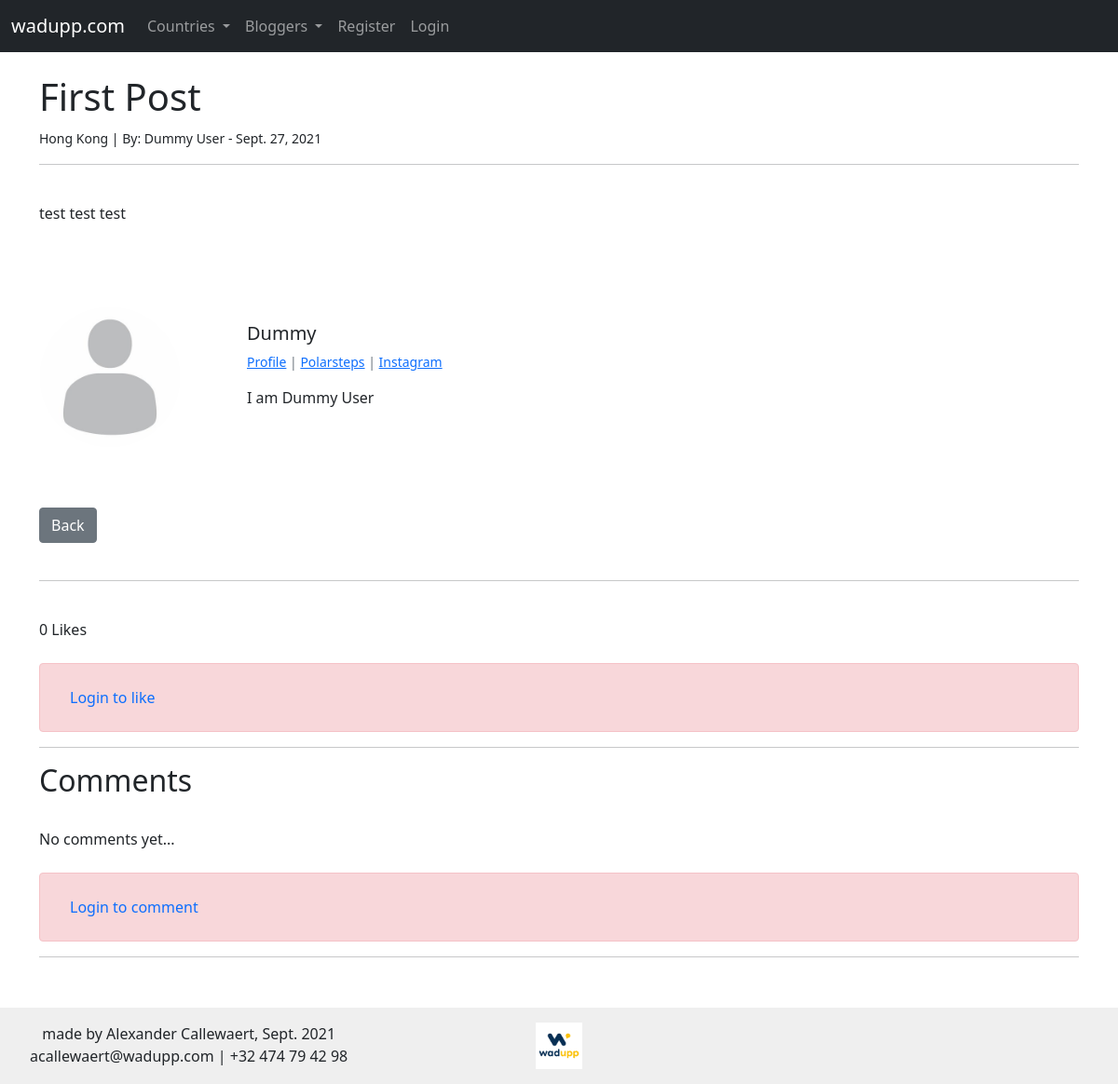
The app's page /article/2, older data.
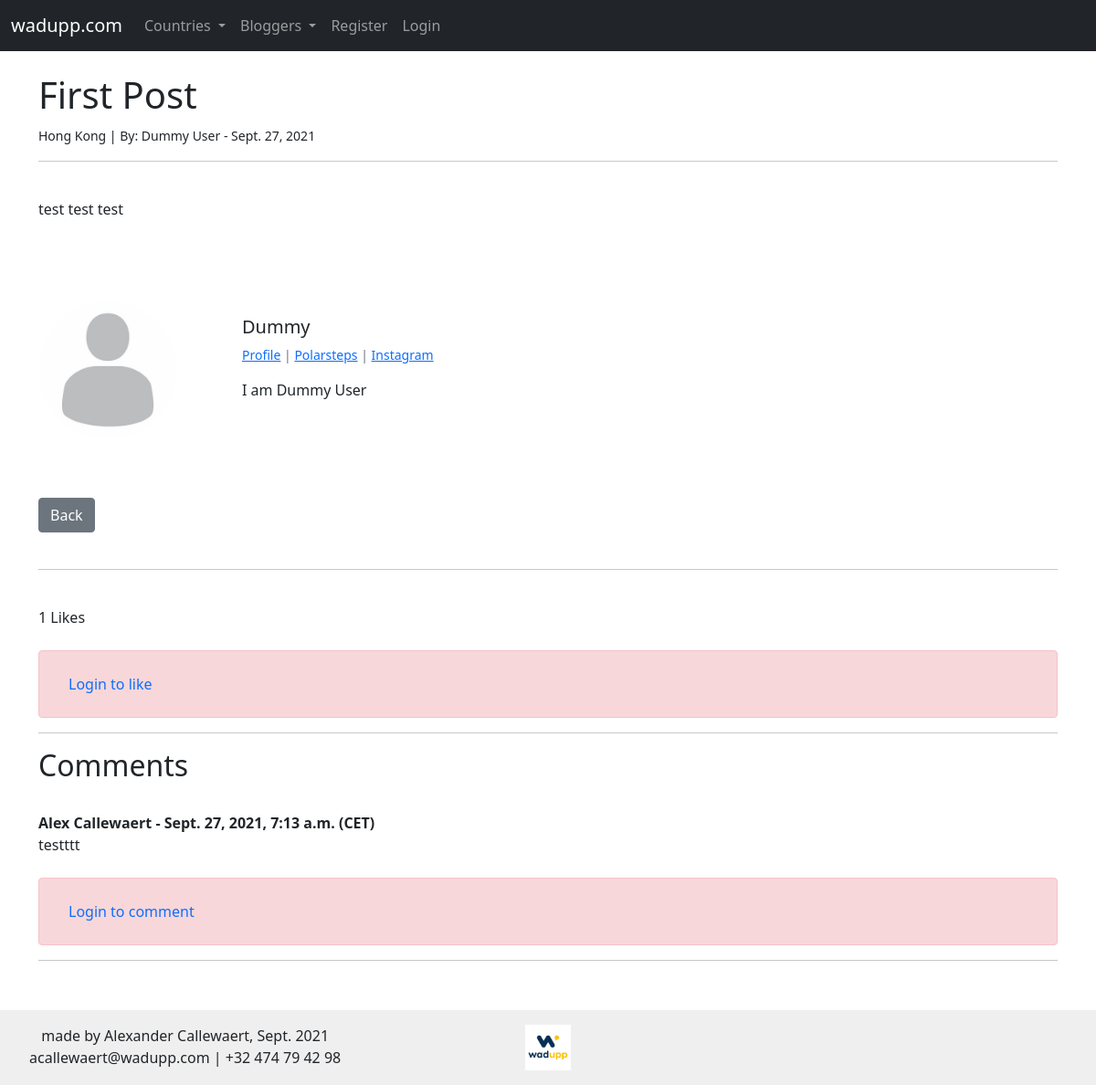
The same page, newer data.
### myblog/models.py (models this page shows, shortened)
class Comment(models.Model):
	post = models.ForeignKey(Post, related_name = "comments", on_delete=models.CASCADE)
	your_name = models.CharField(max_length = 255)
	body = models.TextField()
	date_added = models.DateTimeField(auto_now_add = True)

### myblog/views.py (the view)
# urls.py: path('article/<int:pk>', ArticleDetailView.as_view(), name = "article-detail"),
class ArticleDetailView(DetailView):
	model = Post
	template_name = 'article_details.html'
	def get_context_data(self, *args, **kwargs):
		print('ck')
		cat_menu = Category.objects.all()
		context = super(ArticleDetailView, self).get_context_data(*args, **kwargs)
		stuff = get_object_or_404(Post, id = self.kwargs['pk'])
		total_likes = stuff.total_likes()
		liked = False
		if stuff.likes.filter(id = self.request.user.id).exists():
			liked = True
		context["cat_menu"] = cat_menu
		context["total_likes"] = total_likes
		context["liked"] = liked
		return context

### myblog/models.py (called while the page is built)
	def __str__(self):
		return self.name

	def total_likes(self):
		return self.likes.count()

### myblog/templates/article_details.html (shortened to what this page needs)
{% extends 'base.html' %}
{% load static %}
{% block content %}
	<h1>{{ post.title }}</h1>
	<small>{{ post.category }} |
		By:
		{% if post.author.first_name or post.author.last_name %} {{ post.author.first_name }} {{ post.author.last_name }} {% else %} {{ post.author.username }} {% endif %} -
		{{ post.post_date }}
	</small> <br/>
	<hr>
	<br/>
	{{ post.body | safe }}
	<br/><br/>
<div class="card border-white mb-3" style="max-width: 620px;">
  <div class="row g-0">
    <div class="col-md-4">
		{% if post.author.profile.profile_pic %}
      		<img src="{{ post.author.profile.profile_pic.url }}" width = 150 height = 150 class = "rounded-circle">
  		{% else %}
  			<img src="{% static 'myblog/images/default.png' %}" width = 150 height = 150 class = "rounded-circle">
  		{% endif %}
    </div>
    <div class="col-md-8">
      <div class="card-body">
        <h5 class="card-title">
        	{{ post.author.first_name }}
        </h5>
        <p class="small text-muted">
        	<a href = "{% url 'show_profile_page' post.author.profile.id %}">Profile</a>
        	{% if post.author.profile.polarsteps_url %}
        		| <a href = "{{ post.author.profile.polarsteps_url }}">Polarsteps</a>
    		{% endif %}
        	{% if post.author.profile.instagram_url %}
        		| <a href = "{{ post.author.profile.instagram_url }}">Instagram</a>
    		{% endif %}
        </p>
        <p class="card-text">
        	{{ post.author.profile.bio }}
        </p>
      </div>
    </div>
  </div>
</div>
	<br/><br/>
	<a href = "{% url 'home' %}" class = "btn btn-secondary">Back</a>
	<br/><br/>
	<hr>
	<br/>
	<form action = "{% url 'like_post' post.pk %}" method = "POST">
	{{ total_likes }} Likes
	<br/><br/>
	{% if user.is_authenticated %}
		{% if liked %}
			<button type = "submit", name = "post_id", value = "{{ post.id }}", class = "btn btn-danger btn-sm">Unlike</button>
		{% else %}
			<button type = "submit", name = "post_id", value = "{{ post.id }}", class = "btn btn-primary btn-sm">Like</button>
		{% endif %}
	<br/><br/>
	{% else %}
		<div class="alert alert-danger" role="alert"><a class="nav-link" href="{% url 'login' %}">Login to like</a></div>
	{% endif %}
	</form>
<hr>
<h2>Comments</h2>
<br/>
{% if not post.comments.all %}
	No comments yet...<br/><br/>
	{% if user.is_authenticated %}
		<a href = "{% url 'add_comment' post.pk %}"><button type="button" class="btn btn-outline-primary">Add Comment</button></a>
	{% else %}
		<div class="alert alert-danger" role="alert"><a class="nav-link" href="{% url 'login' %}">Login to comment</a></div>
	{% endif %}
{% else %}
		{% for comment in post.comments.all %}
			<strong>
				{{ comment.your_name }} - {{ comment.date_added }} (CET)
			</strong>
			<br/>
			{{ comment.body }}
			<br/><br/>
		{% endfor %}
	{% if user.is_authenticated %}
		<a href = "{% url 'add_comment' post.pk %}"><button type="button" class="btn btn-outline-primary">Add Comment</button></a>
		<br/><br/>
	{% else %}
		<div class="alert alert-danger" role="alert"><a class="nav-link" href="{% url 'login' %}">Login to comment</a></div>
	{% endif %}
{% endif %}
<hr>
<br/>
{% endblock %}

Row changes from the older to the newer data that the page shows:
added Comment: your_name "Alex Callewaert", date_added "Sept. 27, 2021, 7:13 a.m.", body "testttt"
Text that changed along with them:
{{ total_likes }}: "0" → "1"
text no longer shown: "No comments yet..."
